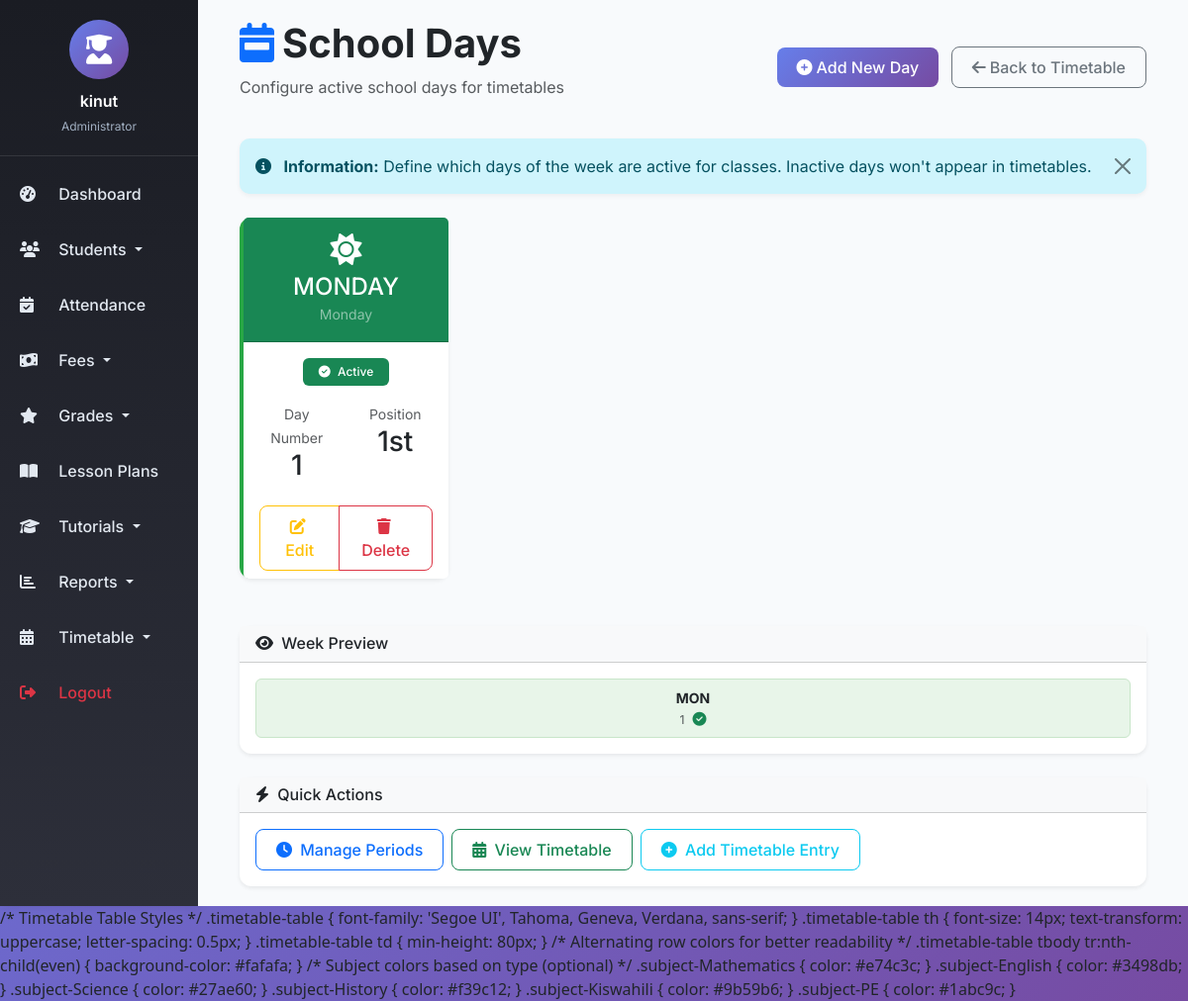
The page /days/ (signed in) on the database its author committed.
### management/models.py (models this page shows)
class Day(models.Model):
    calendar_date = models.DateField(unique=True)

### management/views.py (the view)
# urls.py: path('days/', views.DayListView.as_view(), name='day_list'),
class DayListView(LoginRequiredMixin, ListView):
    model = Day
    template_name = 'management/day_list.html'
    context_object_name = 'days'

### management/templates/management/day_list.html (shortened to what this page needs)
{% extends 'base.html' %}
{% load static %}
{% block content %}
<div class="container-fluid">
    <div class="d-flex justify-content-between align-items-center mb-4">
        <div>
            <h1 class="display-6 fw-bold mb-0">
                <i class="fas fa-calendar-week text-primary me-2"></i>School Days
            </h1>
            <p class="text-muted mt-2">Configure active school days for timetables</p>
        </div>
        <div>
            <a href="{% url 'day_add' %}" class="btn btn-primary">
                <i class="fas fa-plus-circle me-1"></i>Add New Day
            </a>
            <a href="{% url 'timetable_list' %}" class="btn btn-outline-secondary ms-2">
                <i class="fas fa-arrow-left me-1"></i>Back to Timetable
            </a>
        </div>
    </div>
    <div class="alert alert-info alert-dismissible fade show mb-4" role="alert">
        <i class="fas fa-info-circle me-2"></i>
        <strong>Information:</strong> Define which days of the week are active for classes. Inactive days won't appear in timetables.
        <button type="button" class="btn-close" data-bs-dismiss="alert" aria-label="Close"></button>
    </div>
    <div class="row">
        {% for day in days %}
        <div class="col-md-4 col-lg-3 mb-4">
            <div class="card h-100 shadow-sm border-0 {% if day.is_active %}day-card-active{% else %}day-card-inactive{% endif %}">
                <div class="card-header {% if day.is_active %}bg-success text-white{% else %}bg-secondary text-white{% endif %} text-center py-3">
                    <i class="fas {% if day.day_number == 1 %}fa-sun{% elif day.day_number == 2 %}fa-cloud-sun{% elif day.day_number == 3 %}fa-cloud{% elif day.day_number == 4 %}fa-smog{% elif day.day_number == 5 %}fa-wind{% elif day.day_number == 6 %}fa-moon{% else %}fa-star{% endif %} fa-2x mb-2"></i>
                    <h4 class="mb-0">{{ day.name }}</h4>
                    <small class="text-white-50">
                        {% if day.day_number == 1 %}Monday
                        {% elif day.day_number == 2 %}Tuesday
                        {% elif day.day_number == 3 %}Wednesday
                        {% elif day.day_number == 4 %}Thursday
                        {% elif day.day_number == 5 %}Friday
                        {% elif day.day_number == 6 %}Saturday
                        {% else %}Sunday{% endif %}
                    </small>
                </div>
                <div class="card-body text-center">
                    <div class="mb-3">
                        <span class="badge {% if day.is_active %}bg-success{% else %}bg-danger{% endif %} px-3 py-2">
                            <i class="fas {% if day.is_active %}fa-check-circle{% else %}fa-times-circle{% endif %} me-1"></i>
                            {% if day.is_active %}Active{% else %}Inactive{% endif %}
                        </span>
                    </div>
                    <div class="row mt-3">
                        <div class="col-6">
                            <small class="text-muted">Day Number</small>
                            <h3 class="mb-0">{{ day.day_number }}</h3>
                        </div>
                        <div class="col-6">
                            <small class="text-muted">Position</small>
                            <h3 class="mb-0">
                                {% if day.day_number == 1 %}1st
                                {% elif day.day_number == 2 %}2nd
                                {% elif day.day_number == 3 %}3rd
                                {% elif day.day_number == 4 %}4th
                                {% elif day.day_number == 5 %}5th
                                {% elif day.day_number == 6 %}6th
                                {% else %}7th{% endif %}
                            </h3>
                        </div>
                    </div>
                </div>
                <div class="card-footer bg-white border-0 text-center">
                    <div class="btn-group w-100" role="group">
                        <a href="{% url 'day_edit' day.pk %}" class="btn btn-outline-warning">
                            <i class="fas fa-edit me-1"></i> Edit
                        </a>
                        <button type="button" class="btn btn-outline-danger"
                                data-bs-toggle="modal" data-bs-target="#deleteModal{{ day.pk }}">
                            <i class="fas fa-trash me-1"></i> Delete
                        </button>
                    </div>
                </div>
            </div>
        </div>
        {% endfor %}
    </div>
    {% if days %}
    <div class="card shadow-sm border-0 mt-4">
        <div class="card-header bg-light">
            <h6 class="mb-0">
                <i class="fas fa-eye me-1"></i> Week Preview
            </h6>
        </div>
        <div class="card-body">
            <div class="row">
                {% for day in days %}
                <div class="col text-center">
                    <div class="day-preview {% if day.is_active %}active-day{% else %}inactive-day{% endif %} p-2 rounded">
                        <strong>{{ day.name|slice:":3" }}</strong>
                        <br>
                        <small class="text-muted">{{ day.day_number }}</small>
                        {% if day.is_active %}
                        <i class="fas fa-check-circle text-success ms-1"></i>
                        {% else %}
                        <i class="fas fa-times-circle text-danger ms-1"></i>
                        {% endif %}
                    </div>
                </div>
                {% endfor %}
            </div>
        </div>
    </div>
    {% endif %}
    <div class="row mt-4">
        <div class="col-md-12">
            <div class="card shadow-sm">
                <div class="card-header bg-light">
                    <h6 class="mb-0">
                        <i class="fas fa-bolt me-1"></i> Quick Actions
                    </h6>
                </div>
                <div class="card-body">
                    <div class="d-flex flex-wrap gap-2">
                        <a href="{% url 'period_list' %}" class="btn btn-outline-primary">
                            <i class="fas fa-clock me-1"></i> Manage Periods
                        </a>
                        <a href="{% url 'timetable_list' %}" class="btn btn-outline-success">
                            <i class="fas fa-calendar-alt me-1"></i> View Timetable
                        </a>
                        <a href="{% url 'timetable_add' %}" class="btn btn-outline-info">
                            <i class="fas fa-plus-circle me-1"></i> Add Timetable Entry
                        </a>
                    </div>
                </div>
            </div>
        </div>
    </div>
</div>
{% endblock %}

### templates/base.html (shortened to what this page needs)
<!DOCTYPE html>
<html lang="en">
<head>
    <link href="https://cdn.jsdelivr.net/npm/bootstrap@5.3.0/dist/css/bootstrap.min.css" rel="stylesheet" />
    <link rel="stylesheet" href="https://cdnjs.cloudflare.com/ajax/libs/font-awesome/6.4.0/css/all.min.css" />
</head>
<body>
    <div class="container-fluid p-0">
        <div class="row g-0">
            <div class="col-md-2 sidebar d-none d-md-block">
                <div class="user-info">
                    <div class="user-avatar">
                        <i class="fas fa-user-graduate"></i>
                    </div>
                    <div class="user-name">{{ user.get_full_name|default:user.username }}</div>
                    <div class="user-role">
                        {% if user.is_superuser %}
                            Administrator
                        {% elif user.groups.all %}
                            {{ user.groups.first.name }}
                        {% else %}
                            Staff
                        {% endif %}
                    </div>
                </div>
                <nav class="nav flex-column">
                    <a class="nav-link" href="{% url 'dashboard' %}">
                        <i class="fas fa-tachometer-alt"></i> Dashboard
                    </a>
                    <li class="nav-item dropdown">
                        <a class="nav-link dropdown-toggle" href="#" role="button" data-bs-toggle="dropdown">
                            <i class="fas fa-users"></i> Students
                        </a>
                    </li>
                    <a class="nav-link" href="{% url 'attendance_list' %}">
                        <i class="fas fa-calendar-check"></i> Attendance
                    </a>
                    <li class="nav-item dropdown">
                        <a class="nav-link dropdown-toggle" href="#" role="button" data-bs-toggle="dropdown">
                            <i class="fas fa-money-bill-wave"></i> Fees
                        </a>
                    </li>
                    <li class="nav-item dropdown">
                        <a class="nav-link dropdown-toggle" href="#" role="button" data-bs-toggle="dropdown">
                            <i class="fas fa-star"></i> Grades
                        </a>
                    </li>
                    <a class="nav-link" href="{% url 'lesson_plan_list' %}">
                        <i class="fas fa-book-open"></i> Lesson Plans
                    </a>
                    <li class="nav-item dropdown">
                        <a class="nav-link dropdown-toggle" href="#" role="button" data-bs-toggle="dropdown">
                            <i class="fas fa-graduation-cap"></i> Tutorials
                        </a>
                    </li>
                    <li class="nav-item dropdown">
                        <a class="nav-link dropdown-toggle" href="#" role="button" data-bs-toggle="dropdown">
                            <i class="fas fa-chart-bar"></i> Reports
                        </a>
                    </li>
                    <li class="nav-item dropdown">
    <a class="nav-link dropdown-toggle" href="#" role="button" data-bs-toggle="dropdown">
        <i class="fas fa-calendar-alt"></i> Timetable
    </a>
</li>
                    <a class="nav-link text-danger" href="{% url 'logout' %}">
                        <i class="fas fa-sign-out-alt"></i> Logout
                    </a>
                </nav>
            </div>
            <div class="col-md-10 main-content">
                {% block content %}
                {% endblock %}
            </div>
        </div>
    </div>
    /* Timetable Table Styles */
.timetable-table {
    font-family: 'Segoe UI', Tahoma, Geneva, Verdana, sans-serif;
}
.timetable-table th {
    font-size: 14px;
    text-transform: uppercase;
    letter-spacing: 0.5px;
}
.timetable-table td {
    min-height: 80px;
}
/* Alternating row colors for better readability */
.timetable-table tbody tr:nth-child(even) {
    background-color: #fafafa;
}
/* Subject colors based on type (optional) */
.subject-Mathematics { color: #e74c3c; }
.subject-English { color: #3498db; }
.subject-Science { color: #27ae60; }
.subject-History { color: #f39c12; }
.subject-Kiswahili { color: #9b59b6; }
.subject-PE { color: #1abc9c; }
</body>
</html>

### templates/base.html (style rules this page uses)
* { font-family: 'Inter', sans-serif; }
body { background: linear-gradient(135deg, #667eea 0%, #764ba2 100%); min-height: 100vh; }
.sidebar { min-height: 100vh; background: linear-gradient(180deg, #1a1c23 0%, #2d2f3a 100%); box-shadow: 2px 0 10px rgba(0,0,0,0.1); transition: all 0.3s ease; }
.sidebar .nav-link { color: #e2e8f0; padding: 12px 20px; transition: all 0.3s ease; font-weight: 500; margin: 4px 0; }
.sidebar .nav-link i { width: 25px; margin-right: 10px; }
.main-content { background: #f8fafc; min-height: 100vh; padding: 20px 30px; }
.card { border: none; border-radius: 12px; box-shadow: 0 2px 4px rgba(0,0,0,0.05); transition: transform 0.2s ease, box-shadow 0.2s ease; }
.btn { border-radius: 8px; padding: 8px 20px; font-weight: 500; transition: all 0.2s ease; }
.btn-primary { background: linear-gradient(135deg, #667eea 0%, #764ba2 100%); border: none; }
.alert { border-radius: 10px; border: none; box-shadow: 0 2px 5px rgba(0,0,0,0.05); }
.badge { padding: 6px 12px; border-radius: 6px; font-weight: 500; }
.user-info { padding: 20px; text-align: center; border-bottom: 1px solid rgba(255,255,255,0.1); margin-bottom: 10px; }
.user-avatar { width: 60px; height: 60px; background: linear-gradient(135deg, #667eea 0%, #764ba2 100%); border-radius: 50%; display: flex; align-items: center; justify-content: center; margin: 0 auto 10px; }
.user-avatar i { font-size: 30px; color: white; }
.user-name { color: white; font-weight: 600; margin-bottom: 5px; }
.user-role { color: #a0aec0; font-size: 12px; }

### management/templates/management/day_list.html (style rules this page uses)
.day-card-active { transition: transform 0.3s ease, box-shadow 0.3s ease; border-left: 4px solid #28a745 !important; }
.day-preview { font-size: 14px; transition: all 0.2s ease; }
.active-day { background-color: #e8f5e9; border: 1px solid #c8e6c9; }

### rows shown on the page
Day: name "MONDAY", shows "Monday", is_active True (drawn), day_number "1", shows "1st", name "MON"

### other values the page prints
{{ user.get_full_name|default:user.username }} "kinut"
